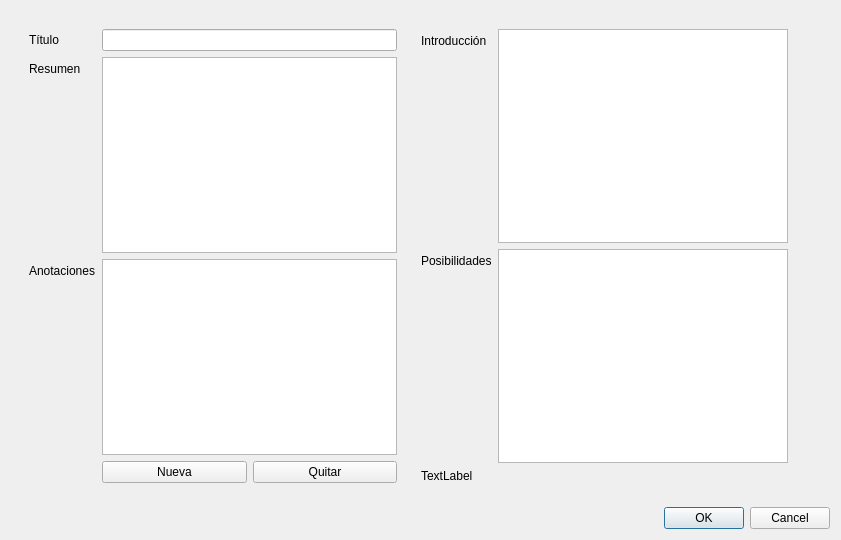
<?xml version="1.0" encoding="UTF-8"?>
<ui version="4.0">
 <class>DialogNewAdventure</class>
 <widget class="QDialog" name="DialogNewAdventure">
  <property name="geometry">
   <rect>
    <x>0</x>
    <y>0</y>
    <width>841</width>
    <height>540</height>
   </rect>
  </property>
  <property name="windowTitle">
   <string>Nueva aventura</string>
  </property>
  <property name="modal">
   <bool>true</bool>
  </property>
  <layout class="QVBoxLayout" name="verticalLayout">
   <item>
    <widget class="QWidget" name="widget" native="true">
     <layout class="QHBoxLayout" name="horizontalLayout">
      <item>
       <widget class="QWidget" name="widget_4" native="true">
        <layout class="QFormLayout" name="formLayout">
         <property name="fieldGrowthPolicy">
          <enum>QFormLayout::AllNonFixedFieldsGrow</enum>
         </property>
         <item row="0" column="0">
          <widget class="QLabel" name="label_3">
           <property name="text">
            <string>Título</string>
           </property>
          </widget>
         </item>
         <item row="0" column="1">
          <widget class="QLineEdit" name="lineEdit"/>
         </item>
         <item row="1" column="0">
          <widget class="QLabel" name="label_4">
           <property name="text">
            <string>Resumen</string>
           </property>
          </widget>
         </item>
         <item row="1" column="1">
          <widget class="QTextEdit" name="textEdit"/>
         </item>
         <item row="2" column="0">
          <widget class="QLabel" name="label_5">
           <property name="text">
            <string>Anotaciones</string>
           </property>
          </widget>
         </item>
         <item row="2" column="1">
          <widget class="QListView" name="listView_2"/>
         </item>
         <item row="3" column="1">
          <widget class="QWidget" name="widget_5" native="true">
           <layout class="QHBoxLayout" name="horizontalLayout_2">
            <property name="spacing">
             <number>6</number>
            </property>
            <property name="leftMargin">
             <number>0</number>
            </property>
            <property name="topMargin">
             <number>0</number>
            </property>
            <property name="rightMargin">
             <number>0</number>
            </property>
            <property name="bottomMargin">
             <number>0</number>
            </property>
            <item>
             <widget class="QPushButton" name="pushButton">
              <property name="text">
               <string>Nueva</string>
              </property>
             </widget>
            </item>
            <item>
             <widget class="QPushButton" name="pushButton_2">
              <property name="text">
               <string>Quitar</string>
              </property>
             </widget>
            </item>
           </layout>
          </widget>
         </item>
        </layout>
       </widget>
      </item>
      <item>
       <widget class="QWidget" name="widget_3" native="true">
        <layout class="QFormLayout" name="formLayout_2">
         <item row="0" column="0">
          <widget class="QLabel" name="label_2">
           <property name="text">
            <string>Introducción</string>
           </property>
          </widget>
         </item>
         <item row="0" column="1">
          <widget class="QTextEdit" name="textEdit_2"/>
         </item>
         <item row="1" column="0">
          <widget class="QLabel" name="label">
           <property name="text">
            <string>Posibilidades</string>
           </property>
          </widget>
         </item>
         <item row="1" column="1">
          <widget class="QTextEdit" name="textEdit_3"/>
         </item>
         <item row="2" column="0">
          <widget class="QLabel" name="label_6">
           <property name="text">
            <string>TextLabel</string>
           </property>
          </widget>
         </item>
        </layout>
       </widget>
      </item>
      <item>
       <widget class="QWidget" name="widget_2" native="true">
        <layout class="QVBoxLayout" name="verticalLayout_2"/>
       </widget>
      </item>
     </layout>
    </widget>
   </item>
   <item>
    <widget class="QDialogButtonBox" name="buttonBox">
     <property name="orientation">
      <enum>Qt::Horizontal</enum>
     </property>
     <property name="standardButtons">
      <set>QDialogButtonBox::Cancel|QDialogButtonBox::Ok</set>
     </property>
    </widget>
   </item>
  </layout>
 </widget>
 <resources/>
 <connections>
  <connection>
   <sender>buttonBox</sender>
   <signal>accepted()</signal>
   <receiver>DialogNewAdventure</receiver>
   <slot>accept()</slot>
   <hints>
    <hint type="sourcelabel">
     <x>248</x>
     <y>254</y>
    </hint>
    <hint type="destinationlabel">
     <x>157</x>
     <y>274</y>
    </hint>
   </hints>
  </connection>
  <connection>
   <sender>buttonBox</sender>
   <signal>rejected()</signal>
   <receiver>DialogNewAdventure</receiver>
   <slot>reject()</slot>
   <hints>
    <hint type="sourcelabel">
     <x>316</x>
     <y>260</y>
    </hint>
    <hint type="destinationlabel">
     <x>286</x>
     <y>274</y>
    </hint>
   </hints>
  </connection>
 </connections>
</ui>
